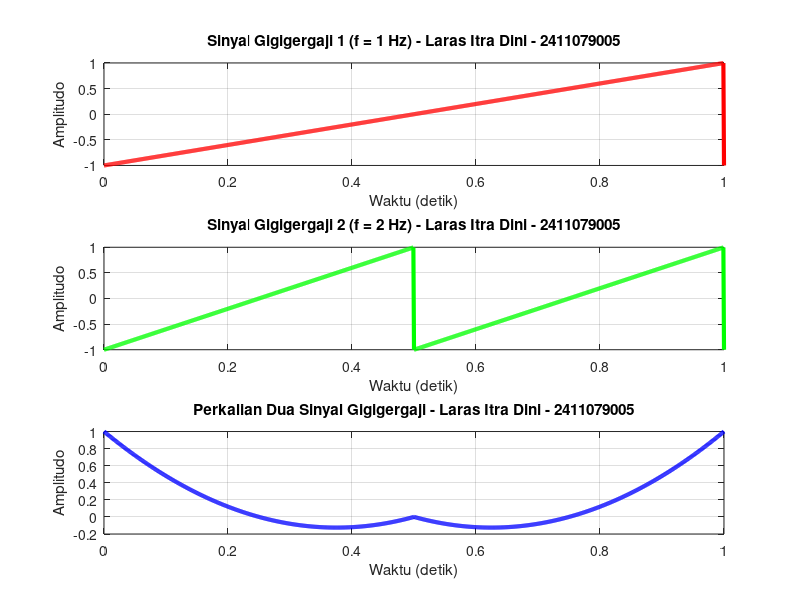

Here is the MATLAB script that generated this plot:
clear all;
clc;
clf;

% Parameter Sinyal
fs = 1000;   % Sampling frequency 
f1 = 1;      % Frekuensi Sinyal 1 
f2 = 2;      % Frekuensi Sinyal 2 
A1 = 2;      % Amplitudo Sinyal 1
A2 = 1;      % Amplitudo Sinyal 2

% Waktu 
t = 0:0.001:1; 

% Sinyal Persegi
x1 = sawtooth (2 * pi * f1 * t);  % Sinyal gigi gergaji pertama
x2 = sawtooth (2 * pi * f2 * t);  % Sinyal gigi gergaji kedua

% Penjumlahan Sinyal
y = x1 .* x2;

% Plot Sinyal
figure(1);
subplot(311);
plot(t, x1, 'r', 'LineWidth', 3);
grid on;
title('Sinyal Gigigergaji 1 (f = 1 Hz) - Laras Itra Dini - 2411079005');
xlabel('Waktu (detik)');
ylabel('Amplitudo');

subplot(312);
plot(t, x2, 'g', 'LineWidth', 3);  
grid on;
title('Sinyal Gigigergaji 2 (f = 2 Hz) - Laras Itra Dini - 2411079005');
xlabel('Waktu (detik)');
ylabel('Amplitudo');

subplot(313);
plot(t, y, 'b', 'LineWidth', 3); 
grid on;
title('Perkalian Dua Sinyal Gigigergaji - Laras Itra Dini - 2411079005');
xlabel('Waktu (detik)');
ylabel('Amplitudo');
